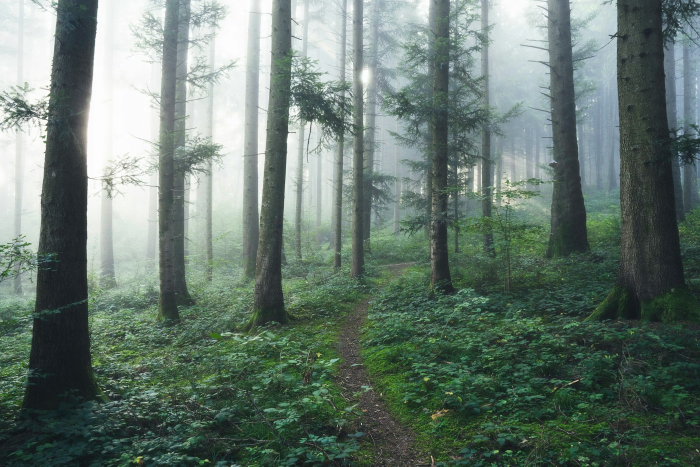
#> input picture dist/assets/photos/autumn-path.jpg, 1400 x 933 px (shown at 1/2 size); its folder holds 4 pictures in this run
$ python prepare-photos.py
#> lines starting #> are read from the running program, lines starting #| are printed output that depends on the picture
"""Create local responsive WebP assets from the credited photographic originals."""
from pathlib import Path
from PIL import Image, ImageOps
root = Path(__file__).resolve().parents[1] / 'dist/assets/photos'
for source in sorted(root.glob('*.jpg')):
    image = ImageOps.exif_transpose(Image.open(source)).convert('RGB')
#> image is the input picture: PIL image 1400x933 RGB; mean R, G, B 104, 120.7, 111.7
    for width in (480, 960, 1400):
        size = (width, round(image.height * width / image.width))
        image.resize(size, Image.Resampling.LANCZOS).save(root / f'{source.stem}-{width}.webp', 'WEBP', quality=80, method=6)
#> this loop made 3 passes
#> pass 1, `image.resize(size, Image.Resampling.LANCZOS).save(root / f'{source.ste..`:
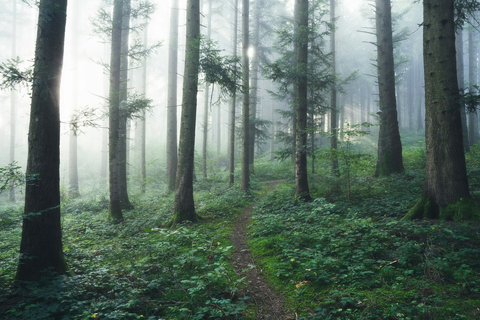
#> saved as autumn-path-480.webp: PIL image 480x320 RGB; mean R, G, B 104, 120.7, 111.7
print('Prepared responsive photos from credited originals.')
